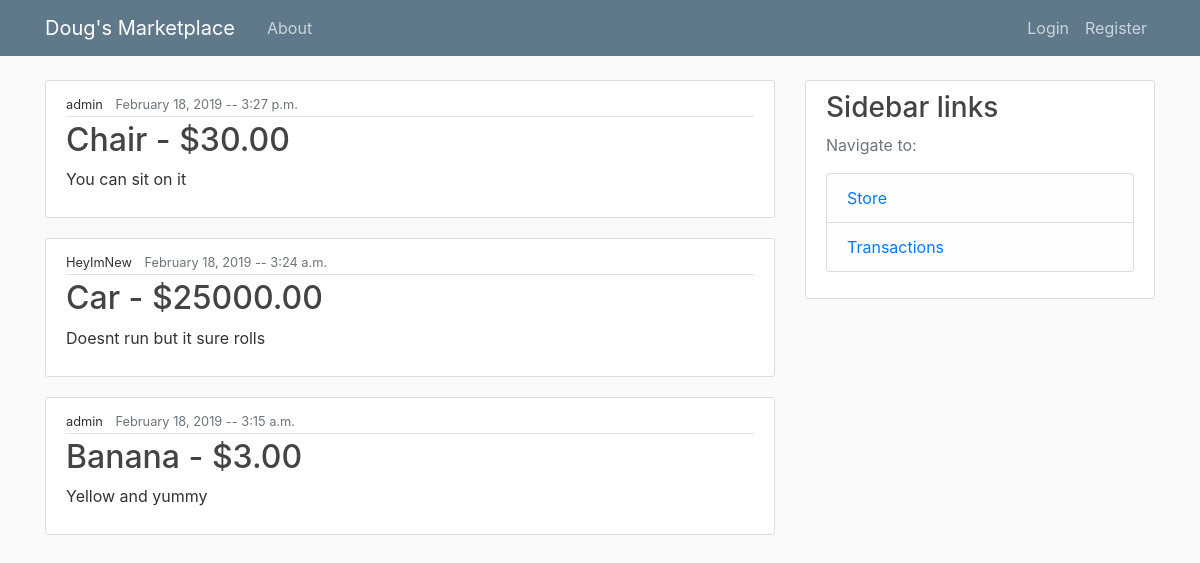
The app's page /, older data.
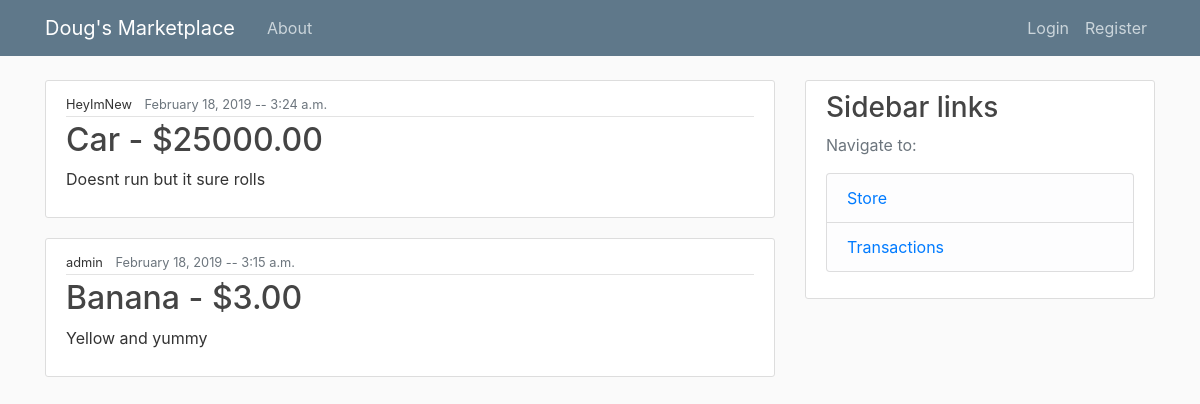
The same page, newer data.
### blog/models.py (models this page shows, shortened)
class Post(models.Model):
    name = models.CharField(max_length=100)
    description = models.TextField()
    date_posted = models.DateTimeField(default=timezone.now)
    price = models.DecimalField(max_digits=8, decimal_places=2)
    "Foreign key --> One user has many posts, but each post only has one user"
    "Models cascade deletes the post if author User is deleted"
    author = models.ForeignKey(User, on_delete=models.CASCADE)

### blog/views.py (the view)
# urls.py: path('', PostListView.as_view(), name='blog-home'),
class PostListView(ListView):
    model = Post
    template_name = 'blog/home.html'
    context_object_name = 'posts'
    ordering = ['-date_posted']

### blog/templates/blog/home.html
{% extends "blog/base.html" %}
{% block content %}
    {% for post in posts %}
        <article class="media content-section">
          <div class="media-body">
            <div class="article-metadata">
              <small class="mr-2" href="#">{{ post.author }}</small>
              <small class="text-muted">{{ post.date_posted|date:'F d, Y -- P' }}</small>
            </div>
            <h2><a class="article-title" href="{% url 'post-detail' post.id %}">{{ post.name }} - ${{ post.price}}</a></h2>
            <p class="article-content">{{ post.description }}</p>
          </div>
        </article>
    {% endfor %}
{%endblock content%}

Row changes from the older to the newer data that the page shows:
removed Post: author "admin", date_posted "February 18, 2019 -- 3:27 p.m.", name "Chair", price "30.00", description "You can sit on it"
